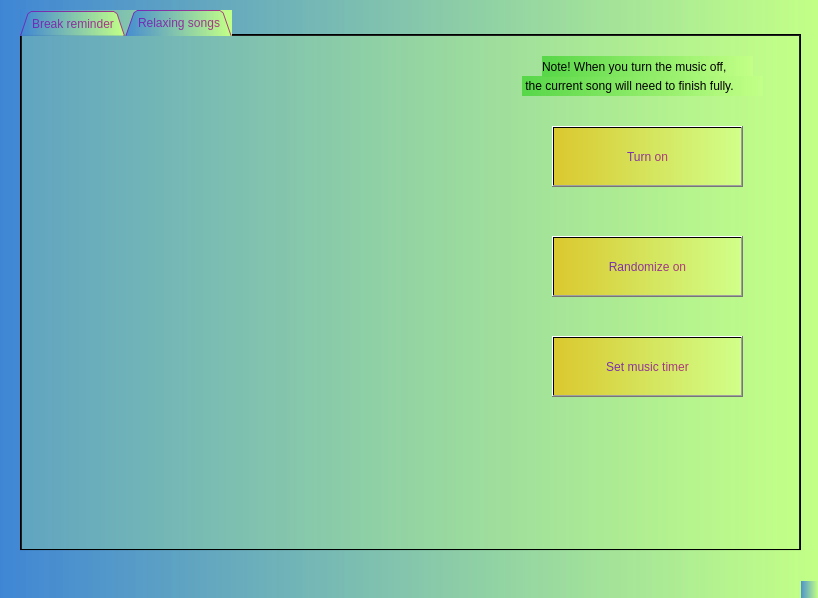
<?xml version="1.0" encoding="UTF-8"?>
<ui version="4.0">
 <class>Prorest</class>
 <widget class="QMainWindow" name="Prorest">
  <property name="geometry">
   <rect>
    <x>0</x>
    <y>0</y>
    <width>818</width>
    <height>598</height>
   </rect>
  </property>
  <property name="windowTitle">
   <string>MainWindow</string>
  </property>
  <property name="styleSheet">
   <string notr="true">color: qlineargradient(spread:pad, x1:0, y1:0, x2:1, y2:0, stop:0 rgba(151, 45, 219, 252), stop:1 rgba(72, 151, 183, 252));
background-color: qlineargradient(spread:pad, x1:0, y1:0, x2:1, y2:0, stop:0 rgba(63, 134, 213, 227), stop:0.994737 rgba(194, 255, 135, 252));</string>
  </property>
  <widget class="QWidget" name="centralwidget">
   <widget class="QTabWidget" name="tabWidget">
    <property name="geometry">
     <rect>
      <x>20</x>
      <y>10</y>
      <width>781</width>
      <height>541</height>
     </rect>
    </property>
    <property name="styleSheet">
     <string notr="true">font: 75 10pt &quot;Garamond&quot;;
color: qlineargradient(spread:pad, x1:0, y1:0, x2:1, y2:0, stop:0 rgba(111, 39, 186, 241), stop:0.994737 rgba(170, 20, 119, 209));
</string>
    </property>
    <property name="tabShape">
     <enum>QTabWidget::Triangular</enum>
    </property>
    <property name="currentIndex">
     <number>1</number>
    </property>
    <property name="elideMode">
     <enum>Qt::ElideNone</enum>
    </property>
    <widget class="QWidget" name="tab">
     <attribute name="title">
      <string>Break reminder</string>
     </attribute>
     <widget class="QLabel" name="break_bg">
      <property name="geometry">
       <rect>
        <x>-6</x>
        <y>-25</y>
        <width>781</width>
        <height>571</height>
       </rect>
      </property>
      <property name="text">
       <string/>
      </property>
      <property name="pixmap">
       <pixmap>../Python/BG/ThinkstockPhotos-489763838-e1490767826261.jpg</pixmap>
      </property>
     </widget>
     <widget class="QPushButton" name="break_btn">
      <property name="geometry">
       <rect>
        <x>290</x>
        <y>290</y>
        <width>191</width>
        <height>61</height>
       </rect>
      </property>
      <property name="toolTip">
       <string>&lt;html&gt;&lt;head/&gt;&lt;body&gt;&lt;p&gt;&lt;span style=&quot; font-size:12pt; font-weight:600;&quot;&gt;Turn on&lt;/span&gt;&lt;/p&gt;&lt;/body&gt;&lt;/html&gt;</string>
      </property>
      <property name="styleSheet">
       <string notr="true">background-color: qlineargradient(spread:pad, x1:0, y1:0, x2:1, y2:0, stop:0 rgba(45, 219, 182, 252), stop:1 rgba(209, 255, 137, 252));
font: 75 14pt &quot;Berlin Sans FB Demi&quot;;</string>
      </property>
      <property name="text">
       <string>Turn on</string>
      </property>
     </widget>
    </widget>
    <widget class="QWidget" name="tab_2">
     <attribute name="title">
      <string>Relaxing songs</string>
     </attribute>
     <widget class="QLabel" name="music_bg">
      <property name="geometry">
       <rect>
        <x>-270</x>
        <y>-40</y>
        <width>1051</width>
        <height>581</height>
       </rect>
      </property>
      <property name="text">
       <string/>
      </property>
      <property name="pixmap">
       <pixmap>../Python/BG/maxresdefault2.jpg</pixmap>
      </property>
     </widget>
     <widget class="QPushButton" name="music_btn">
      <property name="geometry">
       <rect>
        <x>530</x>
        <y>90</y>
        <width>191</width>
        <height>61</height>
       </rect>
      </property>
      <property name="toolTip">
       <string>&lt;html&gt;&lt;head/&gt;&lt;body&gt;&lt;p&gt;&lt;span style=&quot; font-size:12pt; font-weight:600;&quot;&gt;Turn on&lt;/span&gt;&lt;/p&gt;&lt;/body&gt;&lt;/html&gt;</string>
      </property>
      <property name="styleSheet">
       <string notr="true">background-color: qlineargradient(spread:pad, x1:0, y1:0, x2:1, y2:0, stop:0 rgba(219, 200, 45, 252), stop:1 rgba(209, 255, 137, 252));
font: 75 14pt &quot;Berlin Sans FB Demi&quot;;</string>
      </property>
      <property name="text">
       <string>Turn on</string>
      </property>
     </widget>
     <widget class="QPushButton" name="Random_music_btn">
      <property name="geometry">
       <rect>
        <x>530</x>
        <y>200</y>
        <width>191</width>
        <height>61</height>
       </rect>
      </property>
      <property name="toolTip">
       <string>&lt;html&gt;&lt;head/&gt;&lt;body&gt;&lt;p&gt;&lt;span style=&quot; font-size:12pt; font-weight:600;&quot;&gt;Turn on&lt;/span&gt;&lt;/p&gt;&lt;/body&gt;&lt;/html&gt;</string>
      </property>
      <property name="styleSheet">
       <string notr="true">background-color: qlineargradient(spread:pad, x1:0, y1:0, x2:1, y2:0, stop:0 rgba(219, 200, 45, 252), stop:1 rgba(209, 255, 137, 252));
font: 75 14pt &quot;Berlin Sans FB Demi&quot;;</string>
      </property>
      <property name="text">
       <string>Randomize on</string>
      </property>
     </widget>
     <widget class="QPushButton" name="Automated_music_btn">
      <property name="geometry">
       <rect>
        <x>530</x>
        <y>300</y>
        <width>191</width>
        <height>61</height>
       </rect>
      </property>
      <property name="toolTip">
       <string>&lt;html&gt;&lt;head/&gt;&lt;body&gt;&lt;p&gt;&lt;span style=&quot; font-size:12pt; font-weight:600;&quot;&gt;Turn on&lt;/span&gt;&lt;/p&gt;&lt;/body&gt;&lt;/html&gt;</string>
      </property>
      <property name="styleSheet">
       <string notr="true">background-color: qlineargradient(spread:pad, x1:0, y1:0, x2:1, y2:0, stop:0 rgba(219, 200, 45, 252), stop:1 rgba(209, 255, 137, 252));
font: 75 14pt &quot;Berlin Sans FB Demi&quot;;</string>
      </property>
      <property name="text">
       <string>Set music timer</string>
      </property>
     </widget>
     <widget class="QLabel" name="label">
      <property name="geometry">
       <rect>
        <x>520</x>
        <y>20</y>
        <width>211</width>
        <height>21</height>
       </rect>
      </property>
      <property name="styleSheet">
       <string notr="true">color: qlineargradient(spread:pad, x1:0, y1:0, x2:1, y2:0, stop:0 rgba(0, 0, 0, 227), stop:0.994737 rgba(0, 0, 0, 252));
font: 75 8pt &quot;MS Shell Dlg 2&quot;;
background-color: qlineargradient(spread:pad, x1:0, y1:0, x2:1, y2:0, stop:0 rgba(78, 213, 63, 227), stop:0.994737 rgba(194, 255, 135, 252));</string>
      </property>
      <property name="text">
       <string>Note! When you turn the music off,</string>
      </property>
     </widget>
     <widget class="QLabel" name="label_2">
      <property name="geometry">
       <rect>
        <x>500</x>
        <y>40</y>
        <width>241</width>
        <height>20</height>
       </rect>
      </property>
      <property name="styleSheet">
       <string notr="true">color: qlineargradient(spread:pad, x1:0, y1:0, x2:1, y2:0, stop:0 rgba(0, 0, 0, 227), stop:0.994737 rgba(0, 0, 0, 252));
font: 75 8pt &quot;MS Shell Dlg 2&quot;;
background-color: qlineargradient(spread:pad, x1:0, y1:0, x2:1, y2:0, stop:0 rgba(78, 213, 63, 227), stop:0.994737 rgba(194, 255, 135, 252));</string>
      </property>
      <property name="text">
       <string> the current song will need to finish fully.</string>
      </property>
     </widget>
    </widget>
   </widget>
  </widget>
  <widget class="QMenuBar" name="menubar">
   <property name="geometry">
    <rect>
     <x>0</x>
     <y>0</y>
     <width>818</width>
     <height>26</height>
    </rect>
   </property>
  </widget>
  <widget class="QStatusBar" name="statusbar"/>
 </widget>
 <resources/>
 <connections/>
</ui>
